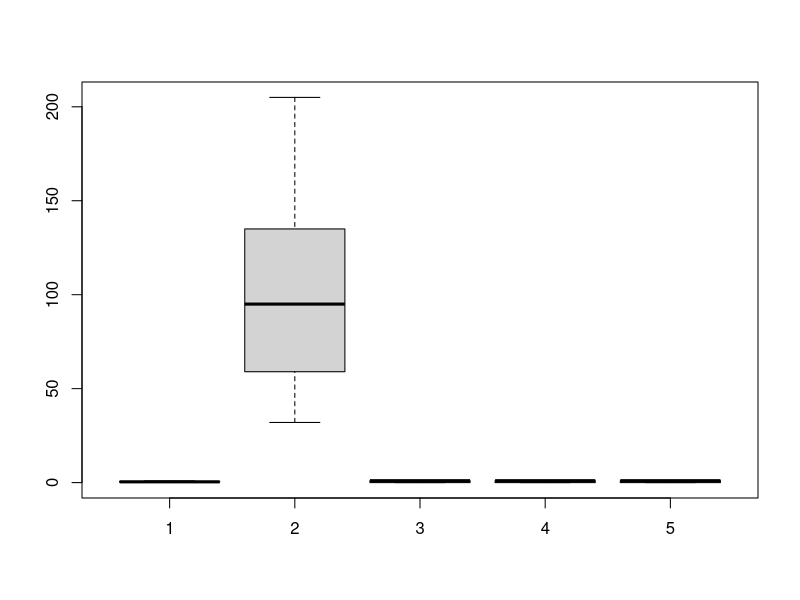
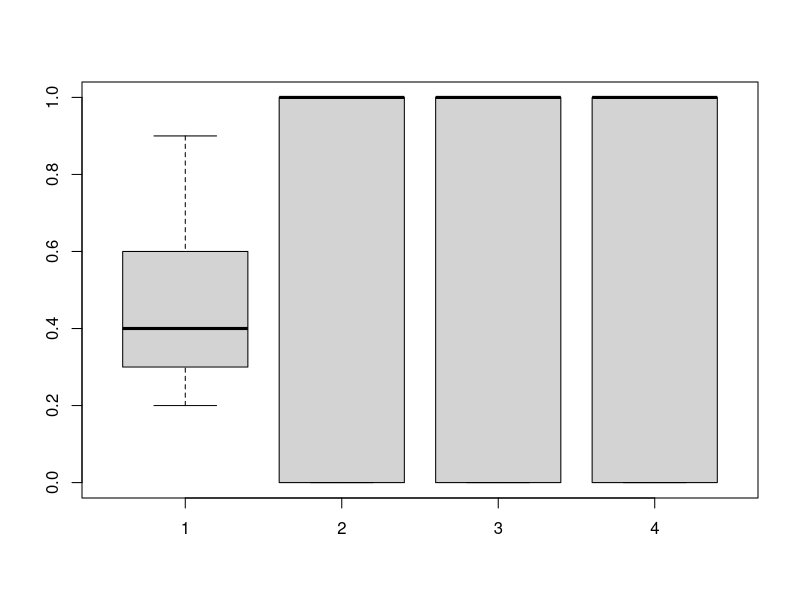
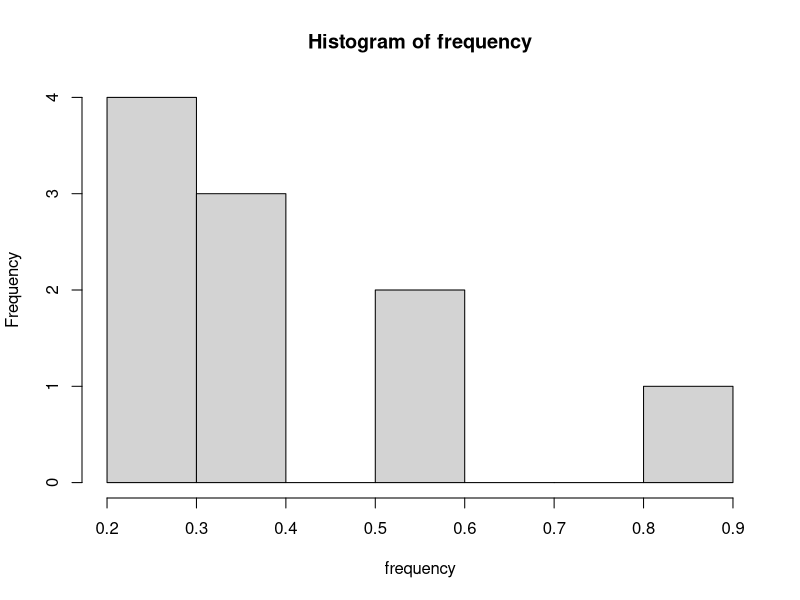
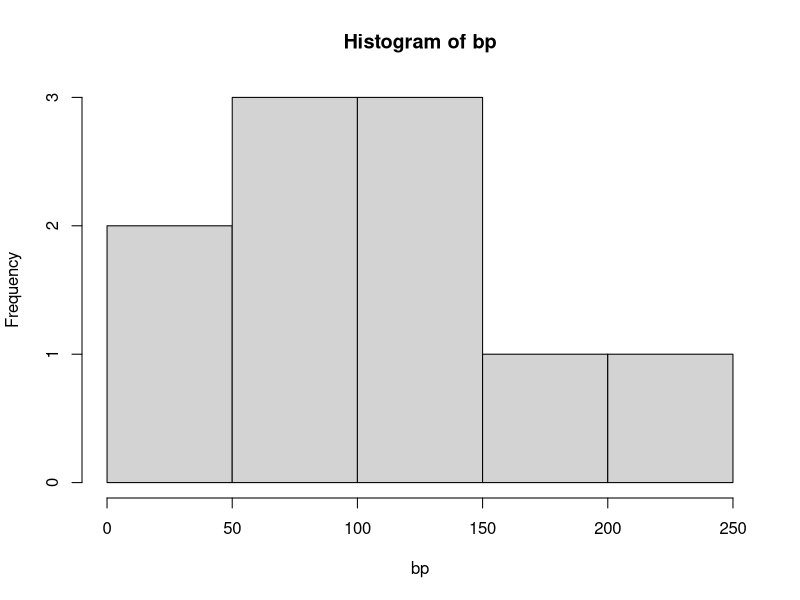
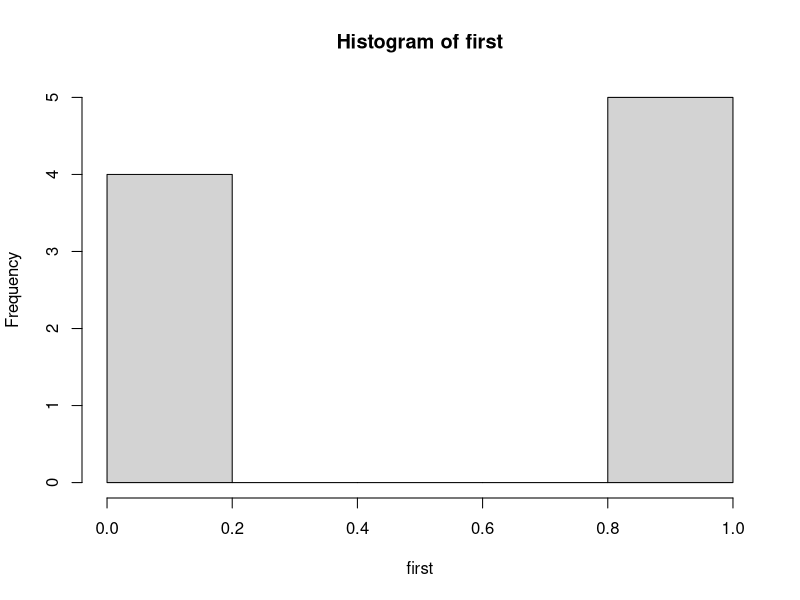
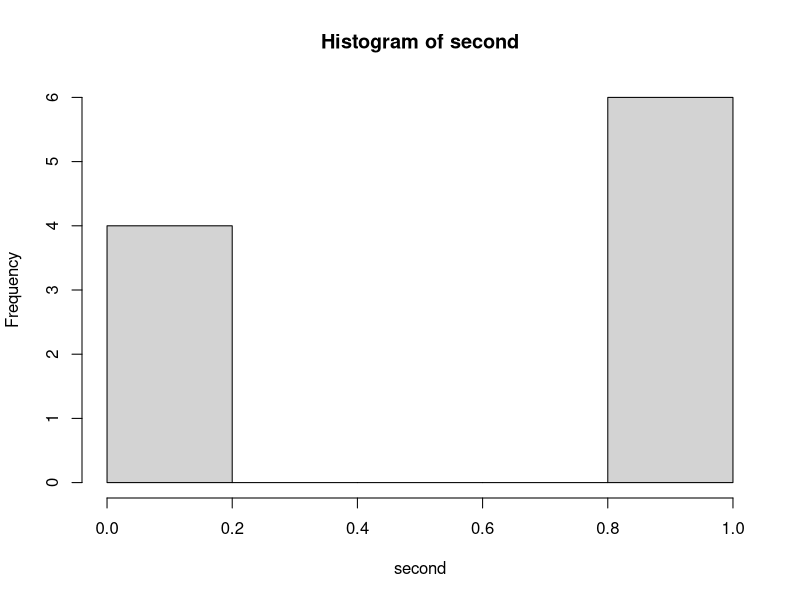
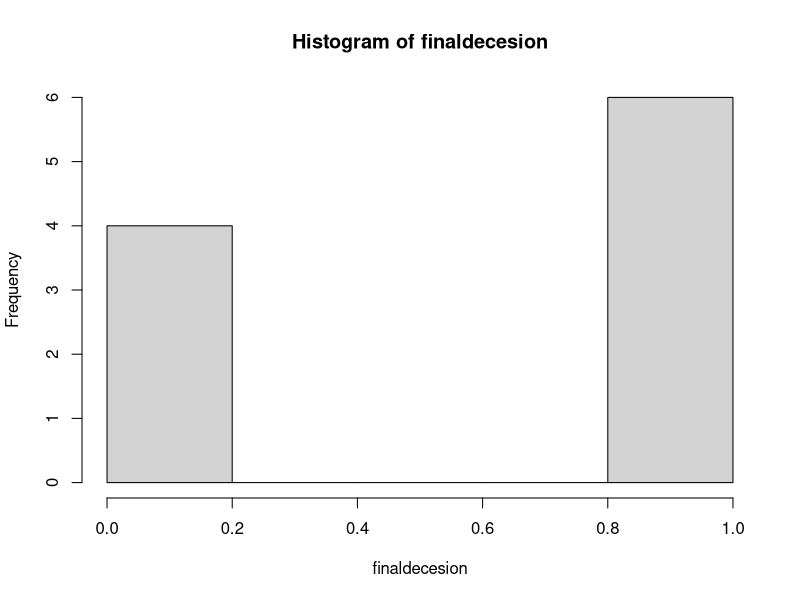

The R script that drew these images, in order:
frequency <- c(0.6,0.3,0.4,0.4,0.2,0.6,0.3,0.4,0.9,0.2)
bp <- c(103,87,32,42,59,109,78,205,135,176)
first <- c(1,1,1,1,0,0,0,0,NA,1)
#The values in in the first :1-bad, 0-good
second <- c(0,0,1,1,0,0,1,1,1,1)
finaldecesion <- c(0,1,0,1,0,1,0,1,1,1)
#The values in the second and FinalDecision:0-low,1-high
cat('The values in in the first :1-bad, 0-good','The values in the second and FinalDecision:0-low,1-high')
data <- data.frame(frequency,bp,first,second,finaldecesion)
data
boxplot(frequency,bp,first,second,finaldecesion)
#comparing two boxplots will help in comparing the BP values with respect to the y-axis.
boxplot(frequency,first,second,finaldecesion)
hist(frequency)
hist(bp)
hist(first)
hist(second)
hist(finaldecesion)
